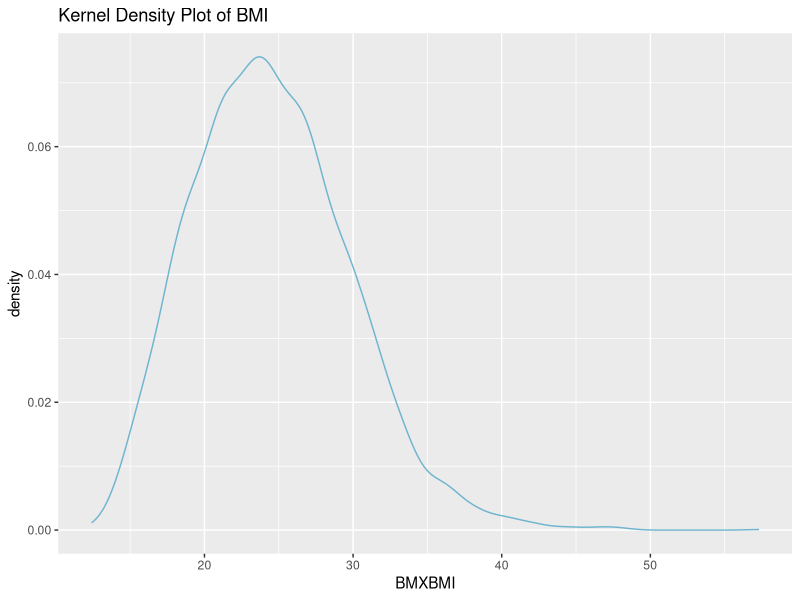

Here is the R script that generated this plot:
library(ggplot2)

data1<-read.csv("data/BMX_clean.csv")

p<-ggplot(data1) +
    geom_density(aes(x=BMXBMI),colour="#70B4CF",alpha=0.3,show.legend=T) +
    labs(title="Kernel Density Plot of BMI")
ggsave("plot/4-densityplot.png",p)